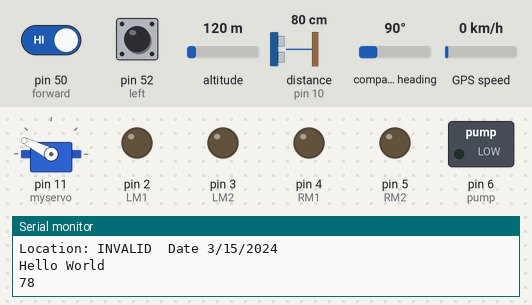
The sketch below on a simulated Arduino Mega 2560, built with avr-gcc and run on an emulated ATmega2560. Shown: servo, switched loads named in the sketch (green lamp = pin HIGH), output pins drawn as LEDs (lit = HIGH), the last lines printed to the serial monitor. Wiring (inferred from the names in the program): ultrasonic range finder: trigger pin 9; echo pin 10. The inputs (shaded band) are chosen by the test bench; at power-on: pin 50 (forward) HIGH, distance to the obstacle (sensor on pin 10) 80 cm, pin 52 (left) LOW, altitude 120 m, compass heading 90°, GPS speed 0 km/h. The echo pulse lasts 58.3 µs per cm; the GPS gets a fix after 3 s at 37.7749, -122.4194 with 8 satellites; the modem accepts every AT command (registered, SIM ready, sends succeed) and sends nothing else; pins used as bus, display or sensor lines are not drawn.

Above: at 4.7 s.
4.8 s: pin 50 (forward) driven LOW
At 9.5 s:
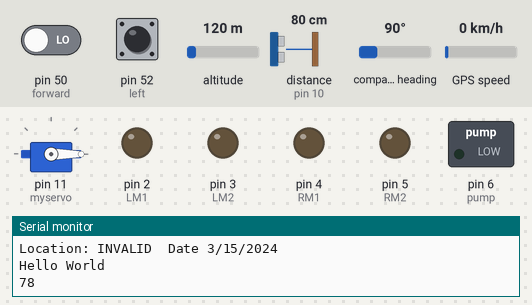
11.4 s: distance to the obstacle (sensor on pin 10) set to 11 cm
At 26.7 s:
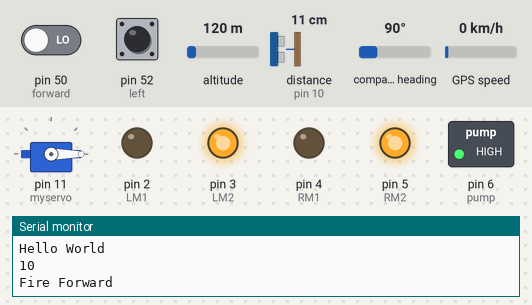
27.1 s: distance to the obstacle (sensor on pin 10) set to 8 cm
30.6 s: distance to the obstacle (sensor on pin 10) set to 250 cm
34.1 s: pin 50 (forward) driven HIGH
At 52.2 s:
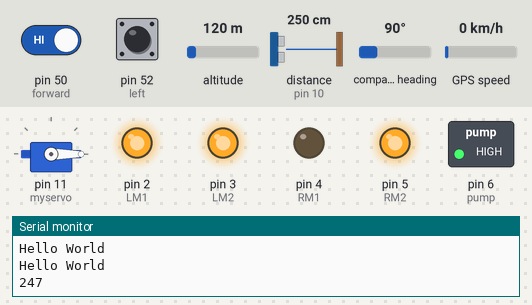
52.7 s: distance to the obstacle (sensor on pin 10) set to 2 cm
At 61.4 s:
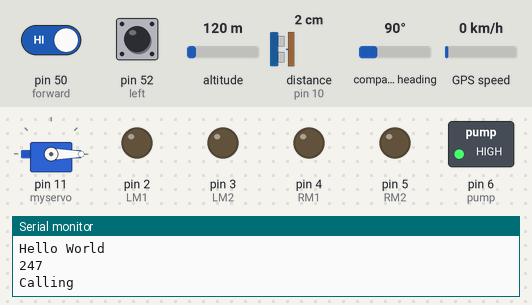
Timing chart, 0 to 78.3 s (numbered marks = the images above; inputs shaded):
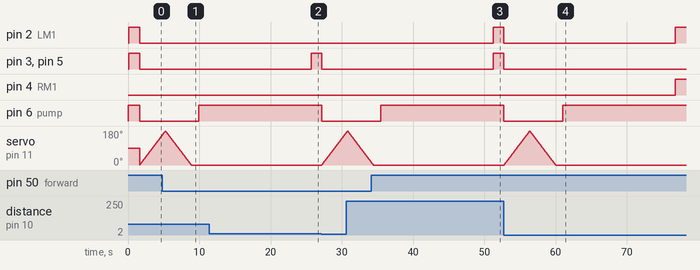

The sketch:

newFireFighter.ino
```cpp
#include <TinyGPS++.h>
#include <SoftwareSerial.h>
#include <SoftwareSerial.h>
#define forward 50
#define left 52
#define right 53
#define LM1 2       // left motor
#define LM2 3       // left motor
#define RM1 4       // right motor
#define RM2 5
#define pump 6
int TRIGGER= 9;
int ECHO = 10;
 #include <Servo.h>
SoftwareSerial SIM900(7, 8);
Servo myservo;
String latitude="";
String longtitute="";
TinyGPSPlus gps;
static const int RXPin =1, TXPin =0;
static const uint32_t GPSBaud = 9600;
SoftwareSerial ss(RXPin, TXPin);


int fire =0;
int dis(){

  long duration;
  long distance;
  digitalWrite(TRIGGER, LOW);
  delayMicroseconds(2);

  digitalWrite(TRIGGER, HIGH);
  delayMicroseconds(10);

  digitalWrite(TRIGGER, LOW);
  duration = pulseIn(ECHO, HIGH);
  distance = duration * 0.034 / 2;

  return distance;
}
void setup() {
  // put your setup code here, to run once:
  Serial.begin(115200);
   ss.begin(115200);
  SIM900.begin(19200);
  myservo.attach(11);
  myservo.write(90);

 pinMode(forward,INPUT);
  pinMode(left,INPUT);
    pinMode(right,INPUT);

 pinMode(LM1, OUTPUT);
  pinMode(LM2, OUTPUT);
  pinMode(RM1, OUTPUT);
  pinMode(RM2, OUTPUT);
    pinMode(pump, OUTPUT);
   pinMode(TRIGGER, OUTPUT);
  pinMode(ECHO, INPUT);
  digitalWrite(pump,HIGH);
}

void loop() {

 displayInfo();
digitalWrite(pump,HIGH);
while (ss.available() > 0){
    gps.encode(ss.read());
    if (gps.location.isUpdated()){
//      Serial.print("Latitude= ");

   String a =String(gps.location.lat(),6)+","+String(gps.location.lng(),6);

      Serial.println(a);

    }
  }

  // put your main code here, to run repeatedly:
  int distance = dis();
//Serial.println(dis());

Serial.println(distance);
   if (distance <= 8)
  {
    digitalWrite(LM1,HIGH);
    digitalWrite(LM2, LOW);
    digitalWrite(RM1, HIGH);
    digitalWrite(RM2, LOW);
}
else{


  if(digitalRead(forward)==LOW)
  {fire = 1;
   Serial.println("Fire Forward");
       digitalWrite(LM1,LOW);
    digitalWrite(LM2, HIGH);
    digitalWrite(RM1, LOW);
    digitalWrite(RM2, HIGH);


  }
  else if(digitalRead(left)==LOW)
  { fire =1;

         digitalWrite(LM1,HIGH);
      digitalWrite(LM2, HIGH);
      digitalWrite(RM1, LOW);
      digitalWrite(RM2, HIGH);
  }else if(digitalRead(right)==LOW)
  {
 Serial.println("Right");
   fire =1;
      digitalWrite(LM1, LOW);
      digitalWrite(LM2, HIGH);
      digitalWrite(RM1, LOW);

      digitalWrite(RM2, LOW);


  }
  else{
    fire =0;
     digitalWrite(LM1,LOW);
    digitalWrite(LM2, LOW);
    digitalWrite(RM1, LOW);
    digitalWrite(RM2, LOW);


    Serial.println("No fire detected");

    }


    while(fire == 1){


     off();
     callSomeone();
     sendSms();


      }


  //backwards
//  digitalWrite(LM1, HIGH);
//  digitalWrite(LM2, LOW);
//  digitalWrite(RM1,HIGH);
//  digitalWrite(RM2, LOW);
//  delay(3000);
}

}
void off(){


  delay(1500);
   digitalWrite(LM1, LOW);
  digitalWrite(LM2, LOW);
  digitalWrite(RM1,LOW);
  digitalWrite(RM2, LOW);
    int pos =50;
  digitalWrite(pump, LOW);

    for (pos = 0; pos <= 180; pos += 1) {

    myservo.write(pos);
delay(20);
  }
  for (pos = 180; pos >= 0; pos -= 1) {
    myservo.write(pos);
    delay(20);

  }


  delay(1000);
  digitalWrite(pump,HIGH);
  fire =0;

}


void sendSms() {
  // AT command to set SIM900 to SMS mode
  SIM900.print("AT+CMGF=1\r");
  delay(100);

  // REPLACE THE X's WITH THE RECIPIENT'S MOBILE NUMBER
  // USE INTERNATIONAL FORMAT CODE FOR MOBILE NUMBERS
  SIM900.println("AT+CMGS=\"+9779818780177\"");
  delay(100);

  // REPLACE WITH YOUR OWN SMS MESSAGE CONTENT
  SIM900.println("There is fire in  27.706250, 85.330028");
  delay(100);

  // End AT command with a ^Z, ASCII code 26
  SIM900.println((char)26);
  delay(100);
  SIM900.println();

  // Give module time to send SMS
  delay(5000);

}


  void callSomeone() {
    Serial.println("Calling");
  // REPLACE THE X's WITH THE NUMER YOU WANT TO DIAL
  // USE INTERNATIONAL FORMAT CODE FOR MOBILE NUMBERS
  SIM900.println("ATD + +9779818780177;");
  delay(100);
  SIM900.println();

 // In this example, the call only last 30 seconds
 // You can edit the phone call duration in the delay time
  delay(10000);
  // AT command to hang up
  SIM900.println("ATH"); // hang up
  Serial.println("Done calling");
  }

void displayInfo()
{

  while (ss.available() > 0)
    if (gps.encode(ss.read()))
    {

      Serial.print(F("Location: "));
  if (gps.location.isValid())
  {
    Serial.print(gps.location.lat(), 6);
    Serial.print(F(","));
latitude = gps.location.lat();
longtitute =gps.location.lng();
    Serial.print(gps.location.lng(), 6);
  }
  else
  {
     Serial.print(F("INVALID"));
  }


  if (gps.date.isValid())
  {
      Serial.print(F("  Date "));
    Serial.print(gps.date.month());
    Serial.print(F("/"));
    Serial.print(gps.date.day());
    Serial.print(F("/"));
    Serial.print(gps.date.year());
  }
  else
  {
    Serial.print(F("INVALID"));
  }


  Serial.println();
      }

  else if (millis() > 5000 && gps.charsProcessed() < 10)
  {
    Serial.println(F("No GPS detected: check wiring."));
    while(true);  }
  else{
    Serial.println("Hello World");
    }

}
```

Measured:
- after the input at 34.1 s, pin 2 (LM1): LOW → HIGH after 17.2 s
- after the input at 52.7 s, pin 3 (LM2), pin 5 (RM2): goes on until 52.8 s, then stays LOW; pin 4 (RM1): LOW → HIGH after 24.1 s
- by itself, servo on pin 11 (myservo): rises from 0° to 180° in 3.6 s, then falls to 0° in 3.6 s
